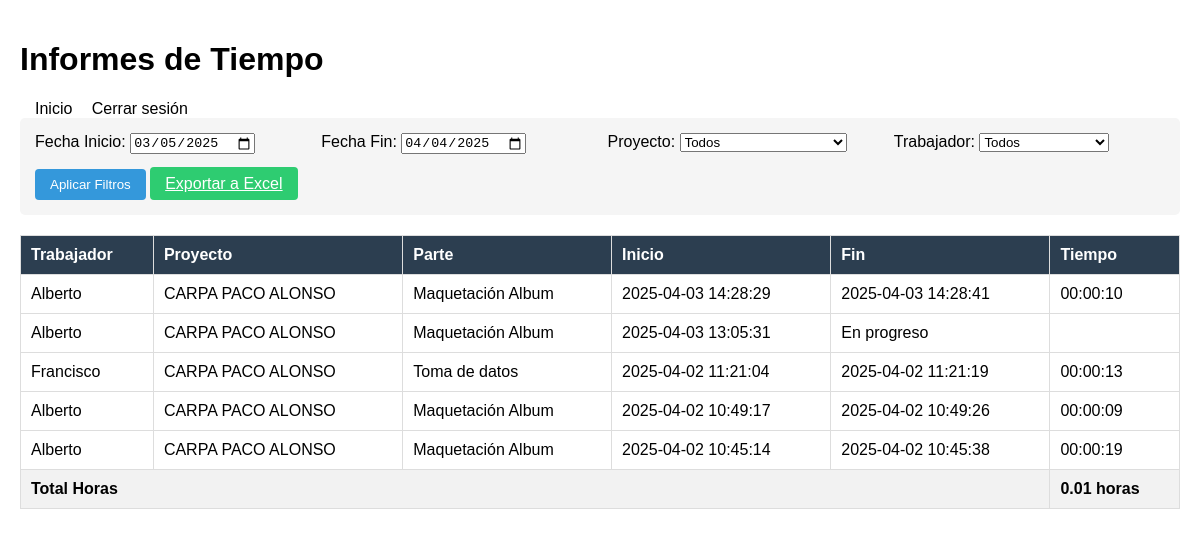
The app's page /tiempo_trabajo/admin/informes.php (signed in) with its own data.
### tables this page shows
CREATE TABLE `tiempo` (
  `id` int NOT NULL,
  `trabajador_id` int NOT NULL,
  `proyecto_id` int NOT NULL,
  `parte_id` int NOT NULL,
  `inicio` datetime NOT NULL,
  `fin` datetime DEFAULT NULL,
  `tiempo_total` int DEFAULT NULL,
  `pausado` tinyint(1) DEFAULT '0',
  `tiempo_pausado` int DEFAULT '0',
  `ultima_pausa` datetime DEFAULT NULL
);

CREATE TABLE `trabajadores` (
  `id` int NOT NULL,
  `nombre` varchar(50) NOT NULL,
  `apellido` varchar(50) NOT NULL,
  `dni` varchar(9) NOT NULL,
  `telefono` varchar(15) NOT NULL,
  `email` varchar(100) NOT NULL,
  `departamento` varchar(50) NOT NULL
);

CREATE TABLE `proyectos` (
  `id` int NOT NULL,
  `nombre` varchar(100) NOT NULL,
  `descripcion` text
);

CREATE TABLE `partes_proyecto` (
  `id` int NOT NULL,
  `proyecto_id` int NOT NULL,
  `nombre` varchar(100) NOT NULL,
  `descripcion` text
);

### tiempo_trabajo/admin/informes.php (the view, shortened to what this page needs)
<?php
require '../auth.php';
$fecha_inicio = $_GET['fecha_inicio'] ?? date('Y-m-d', strtotime('-30 days'));
$fecha_fin = $_GET['fecha_fin'] ?? date('Y-m-d');
$query = "
    SELECT
        t.nombre AS trabajador,
        p.nombre AS proyecto,
        pp.nombre AS parte,
        ti.inicio,
        ti.fin,
        SEC_TO_TIME(ti.tiempo_total) AS tiempo,
        ti.tiempo_total AS segundos
    FROM tiempo ti
    JOIN trabajadores t ON ti.trabajador_id = t.id
    JOIN proyectos p ON ti.proyecto_id = p.id
    JOIN partes_proyecto pp ON ti.parte_id = pp.id
    WHERE DATE(ti.inicio) BETWEEN :fecha_inicio AND :fecha_fin
";
$params = [
    'fecha_inicio' => $fecha_inicio,
    'fecha_fin' => $fecha_fin
];
$query .= " ORDER BY ti.inicio DESC";
$stmt = $pdo->prepare($query);
$stmt->execute($params);
$registros = $stmt->fetchAll();
$total_horas = array_sum(array_column($registros, 'segundos')) / 3600;
?>
<!DOCTYPE html>
<html lang="es">
<head>
</head>
<body>
    <h1>Informes de Tiempo</h1>
    <div class="navbar">
        <div>
            <a href="../index.php">Inicio</a>
            <a href="../logout.php">Cerrar sesión</a>
        </div>
    </div>
    <div class="filtros">
        <form method="get">
            <div style="display: grid; grid-template-columns: repeat(4, 1fr); gap: 15px;">
                <div>
                    <label>Fecha Inicio:</label>
                    <input type="date" name="fecha_inicio" value="<?= $fecha_inicio ?>" class="form-control">
                </div>
                <div>
                    <label>Fecha Fin:</label>
                    <input type="date" name="fecha_fin" value="<?= $fecha_fin ?>" class="form-control">
                </div>
                <div>
                    <label>Proyecto:</label>
                    <select name="proyecto_id">
                        <option value="">Todos</option>
                    </select>
                </div>
                <div>
                    <label>Trabajador:</label>
                    <select name="trabajador_id">
                        <option value="">Todos</option>
                    </select>
                </div>
            </div>
            <button type="submit" class="btn" style="margin-top: 15px;">Aplicar Filtros</button>
            <a href="informes.php?exportar=excel&<?= http_build_query($_GET) ?>" class="btn btn-export" style="margin-top: 15px;">Exportar a Excel</a>
        </form>
    </div>
    <table>
        <thead>
            <tr>
                <th>Trabajador</th>
                <th>Proyecto</th>
                <th>Parte</th>
                <th>Inicio</th>
                <th>Fin</th>
                <th>Tiempo</th>
            </tr>
        </thead>
        <tbody>
            <?php foreach ($registros as $reg): ?>
            <tr>
                <td><?= htmlspecialchars($reg['trabajador']) ?></td>
                <td><?= htmlspecialchars($reg['proyecto']) ?></td>
                <td><?= htmlspecialchars($reg['parte']) ?></td>
                <td><?= $reg['inicio'] ?></td>
                <td><?= $reg['fin'] ?? 'En progreso' ?></td>
                <td><?= $reg['tiempo'] ?></td>
            </tr>
            <?php endforeach; ?>
            <tr class="total">
                <td colspan="5">Total Horas</td>
                <td><?= round($total_horas, 2) ?> horas</td>
            </tr>
        </tbody>
    </table>
</body>
</html>

### tiempo_trabajo/admin/informes.php (style rules this page uses)
body { font-family: Arial, sans-serif; margin: 0; padding: 20px; }
.filtros { background: #f5f5f5; padding: 15px; margin-bottom: 20px; border-radius: 5px; }
table { width: 100%; border-collapse: collapse; margin-top: 20px; }
th, td { padding: 10px; border: 1px solid #ddd; text-align: left; }
th { background-color: #2c3e50; color: white; }
.total { font-weight: bold; background: #f2f2f2; }
.btn { padding: 8px 15px; background: #3498db; color: white; border: none; border-radius: 4px; cursor: pointer; }
.btn-export { background: #2ecc71; }
.navbar a { color: black; text-decoration: none; margin-left: 15px; }

### records on screen
tiempo: trabajador.nombre "Alberto", proyecto.nombre "CARPA PACO ALONSO", parte.nombre "Maquetación Album", inicio "2025-04-03 14:28:29", fin "2025-04-03 14:28:41", tiempo "00:00:10"
tiempo: trabajador.nombre "Alberto", proyecto.nombre "CARPA PACO ALONSO", parte.nombre "Maquetación Album", inicio "2025-04-03 13:05:31", fin "En progreso"
tiempo: trabajador.nombre "Francisco", proyecto.nombre "CARPA PACO ALONSO", parte.nombre "Toma de datos", inicio "2025-04-02 11:21:04", fin "2025-04-02 11:21:19", tiempo "00:00:13"
tiempo: trabajador.nombre "Alberto", proyecto.nombre "CARPA PACO ALONSO", parte.nombre "Maquetación Album", inicio "2025-04-02 10:49:17", fin "2025-04-02 10:49:26", tiempo "00:00:09"
tiempo: trabajador.nombre "Alberto", proyecto.nombre "CARPA PACO ALONSO", parte.nombre "Maquetación Album", inicio "2025-04-02 10:45:14", fin "2025-04-02 10:45:38", tiempo "00:00:19"

### other values on screen
$total_horas "0.01"
